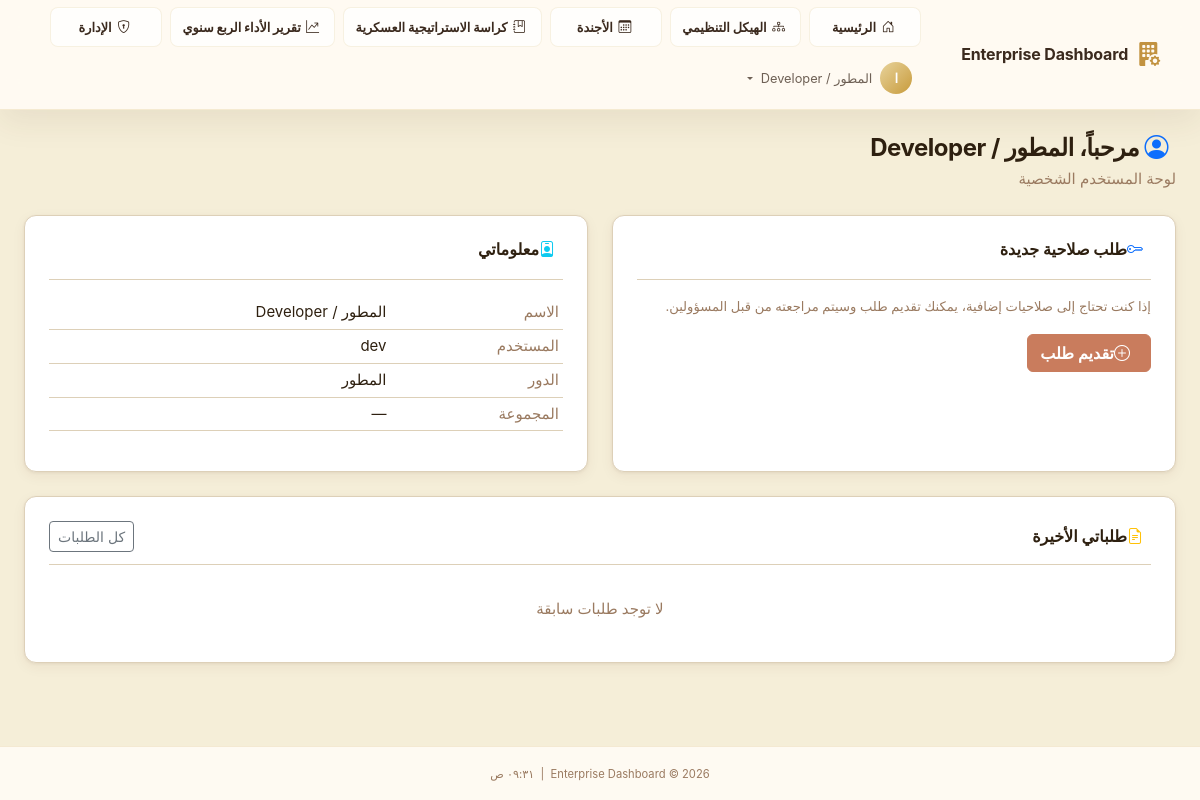
Page /user (signed in) on the committed database.
### app/models/user.py (models this page shows, shortened)
class User(UserMixin, db.Model):
    __tablename__ = 'users'
    id              = db.Column(db.String(36), primary_key=True, default=lambda: str(uuid.uuid4()))
    ldap_dn         = db.Column(db.String(255), unique=True, nullable=True)
    username        = db.Column(db.String(80),  unique=True, nullable=False, index=True)
    email           = db.Column(db.String(120), nullable=False)
    full_name       = db.Column(db.String(120), nullable=False)
    password_hash   = db.Column(db.String(255), nullable=True)  # Only for sim mode
    is_ldap_user    = db.Column(db.Boolean, default=True)
    is_active       = db.Column(db.Boolean, default=True)
    role_id         = db.Column(db.Integer, db.ForeignKey('roles.id'), nullable=True)
    department_id   = db.Column(db.Integer, db.ForeignKey('departments.id'), nullable=True)
    failed_logins     = db.Column(db.Integer, default=0)
    locked_until      = db.Column(db.DateTime, nullable=True)
    created_at  = db.Column(db.DateTime, default=datetime.utcnow)
    updated_at  = db.Column(db.DateTime, default=datetime.utcnow, onupdate=datetime.utcnow)
    last_login  = db.Column(db.DateTime, nullable=True)
    role       = db.relationship('Role', back_populates='users')
    department = db.relationship('Department', back_populates='users')
    audit_logs = db.relationship('AuditLog', back_populates='user', lazy='dynamic',
                                 foreign_keys='AuditLog.user_id')
    @property
    def is_authenticated(self) -> bool:
        return True
    @property
    def permission_level(self) -> int:
        return self.role.permission_level if self.role else 0
    def can_admin(self) -> bool:
        return self.permission_level >= 80  # Deputy and above
    @classmethod
    def get_by_id(cls, user_id: str) -> Optional['User']:
        return cls.query.get(user_id)

### app/models/role.py (models this page shows, shortened)
class Role(db.Model):
    __tablename__ = 'roles'
    id               = db.Column(db.Integer, primary_key=True)
    code             = db.Column(db.String(30), unique=True, nullable=False)
    name             = db.Column(db.String(80), nullable=False)
    name_ar          = db.Column(db.String(80), nullable=False, default='')
    permission_level = db.Column(db.Integer, nullable=False)
    description      = db.Column(db.Text, default='')
    is_system        = db.Column(db.Boolean, default=False)  # Cannot be deleted
    users = db.relationship('User', back_populates='role', lazy='dynamic')

### app/dashboard/routes.py (the view)
@dashboard_bp.route('/user')
@login_required
def user_view():
    my_requests = AccessRequest.query.filter_by(
        requester_id=current_user.id
    ).order_by(AccessRequest.created_at.desc()).limit(5).all()
    return render_template(
        'dashboard/user.html',
        my_requests=my_requests,
        page_title='لوحة المستخدم',
    )

### app/__init__.py (called while the page is built)
def _register_extensions(app: Flask) -> None:
    db.init_app(app)
    login_manager.init_app(app)
    csrf.init_app(app)
    login_manager.login_view          = 'auth.login'
    login_manager.login_message       = 'Please sign in to access this page.'
    login_manager.login_message_category = 'warning'
    login_manager.session_protection  = 'strong'
    @login_manager.user_loader
    def load_user(user_id: str):
        from app.models.user import User
        return User.get_by_id(user_id)

def _register_context_processors(app: Flask) -> None:
    from datetime import datetime
    from app.models.role import PERMISSIONS
    @app.context_processor
    def inject_globals():
        return {
            'PERMISSIONS': PERMISSIONS,
            'now':         datetime.utcnow,
            'app_name':    app.config.get('APP_NAME', 'Enterprise Dashboard'),
        }

### app/templates/dashboard/user.html (shortened to what this page needs)
{% extends "base.html" %}
{% block content %}
<div class="container-fluid px-4 py-4">
    <div class="mb-4">
        <h1 class="page-title mb-1"><i class="bi bi-person-circle text-primary me-2"></i>
            مرحباً، {{ current_user.full_name }}
        </h1>
        <p class="text-muted mb-0">لوحة المستخدم الشخصية</p>
    </div>
    <div class="row g-4">
        <div class="col-md-6">
            <div class="section-card glass-card h-100">
                <div class="section-card-header mb-3">
                    <h2 class="h6 fw-bold"><i class="bi bi-key me-2 text-primary"></i>طلب صلاحية جديدة</h2>
                </div>
                <p class="text-muted small mb-3">إذا كنت تحتاج إلى صلاحيات إضافية، يمكنك تقديم طلب وسيتم مراجعته من قبل
                    المسؤولين.</p>
                <a href="{{ url_for('access.new_request') }}" class="btn btn-primary">
                    <i class="bi bi-plus-circle me-2"></i>تقديم طلب
                </a>
            </div>
        </div>
        <div class="col-md-6">
            <div class="section-card glass-card h-100">
                <div class="section-card-header mb-3">
                    <h2 class="h6 fw-bold"><i class="bi bi-person-badge me-2 text-info"></i>معلوماتي</h2>
                </div>
                <table class="table table-dark table-sm">
                    <tr>
                        <td class="text-muted">الاسم</td>
                        <td>{{ current_user.full_name }}</td>
                    </tr>
                    <tr>
                        <td class="text-muted">المستخدم</td>
                        <td>{{ current_user.username }}</td>
                    </tr>
                    <tr>
                        <td class="text-muted">الدور</td>
                        <td>{{ current_user.role.name_ar if current_user.role else '—' }}</td>
                    </tr>
                    <tr>
                        <td class="text-muted">المجموعة</td>
                        <td>{{ current_user.department.name if current_user.department else '—' }}</td>
                    </tr>
                </table>
            </div>
        </div>
        <div class="col-12">
            <div class="section-card glass-card">
                <div class="section-card-header d-flex align-items-center justify-content-between mb-3">
                    <h2 class="h6 fw-bold mb-0"><i class="bi bi-file-earmark-text me-2 text-warning"></i>طلباتي الأخيرة
                    </h2>
                    <a href="{{ url_for('access.my_requests') }}" class="btn btn-sm btn-outline-secondary">كل
                        الطلبات</a>
                </div>
                {% if my_requests %}
                <div class="table-responsive">
                    <table class="table table-dark table-hover table-sm align-middle">
                        <thead>
                            <tr>
                                <th>الطلب</th>
                                <th>التاريخ</th>
                                <th>الحالة</th>
                            </tr>
                        </thead>
                        <tbody>
                            {% for req in my_requests %}
                            <tr>
                                <td>{{ req.requested_role_code }}</td>
                                <td><small class="text-muted">{{ req.created_at.strftime('%Y-%m-%d') }}</small></td>
                                <td>
                                    {% if req.status == 'pending' %}
                                    <span class="badge bg-warning text-dark">قيد المراجعة</span>
                                    {% elif req.status == 'approved' %}
                                    <span class="badge bg-success">موافق عليه</span>
                                    {% else %}
                                    <span class="badge bg-danger">مرفوض</span>
                                    {% endif %}
                                </td>
                            </tr>
                            {% endfor %}
                        </tbody>
                    </table>
                </div>
                {% else %}
                <p class="text-muted text-center py-3 mb-0">لا توجد طلبات سابقة</p>
                {% endif %}
            </div>
        </div>
    </div>
</div>
{% endblock %}

### app/templates/base.html (shortened to what this page needs)
<!DOCTYPE html>
<html lang="ar" dir="rtl">
<head>
  <link rel="stylesheet" href="{{ url_for('static', filename='css/bootstrap.min.css') }}">
  <link rel="stylesheet" href="{{ url_for('static', filename='css/bootstrap-icons.css') }}">
  <link rel="stylesheet" href="{{ url_for('static', filename='css/custom.css') }}">
</head>
<body class="{% block body_class %}app-body{% endblock %}">
  {% block body %}
  <nav class="navbar navbar-dark navbar-expand-lg app-navbar" id="mainNav">
    <div class="container-fluid px-4">
      <a class="navbar-brand d-flex align-items-center gap-2" href="{{ url_for('dashboard.index') }}">
        <i class="bi bi-building-fill-gear fs-4 text-primary-glow"></i>
        <span class="fw-bold">{{ app_name }}</span>
      </a>
      <div class="collapse navbar-collapse" id="navbarMain">
        <ul class="navbar-nav ms-auto align-items-center gap-2 main-nav-menu">
          <li class="nav-item">
            <a class="nav-link primary-nav-link {% if request.endpoint == 'dashboard.index' %}active{% endif %}"
              href="{{ url_for('dashboard.index') }}">
              <i class="bi bi-house-door me-1"></i>الرئيسية
            </a>
          </li>
          <li class="nav-item">
            <a class="nav-link primary-nav-link {% if request.endpoint == 'dashboard.org_structure' %}active{% endif %}"
              href="{{ url_for('dashboard.org_structure') }}">
              <i class="bi bi-diagram-3 me-1"></i>الهيكل التنظيمي
            </a>
          </li>
          <li class="nav-item">
            <a class="nav-link primary-nav-link {% if request.endpoint == 'dashboard.agenda' %}active{% endif %}"
              href="{{ url_for('dashboard.agenda') }}">
              <i class="bi bi-calendar3 me-1"></i>الأجندة
            </a>
          </li>
          <li class="nav-item">
            <a class="nav-link primary-nav-link {% if request.endpoint == 'dashboard.strategy_booklet' %}active{% endif %}"
              href="{{ url_for('dashboard.strategy_booklet') }}">
              <i class="bi bi-journal-bookmark me-1"></i>كراسة الاستراتيجية العسكرية
            </a>
          </li>
          <li class="nav-item">
            <a class="nav-link primary-nav-link {% if request.endpoint == 'dashboard.quarterly_performance' %}active{% endif %}"
              href="{{ url_for('dashboard.quarterly_performance') }}">
              <i class="bi bi-graph-up-arrow me-1"></i>تقرير الأداء الربع سنوي
            </a>
          </li>
          {% if current_user.is_authenticated %}
          {% if current_user.can_admin() %}
          <li class="nav-item">
            <a class="nav-link primary-nav-link {% if request.endpoint and request.endpoint.startswith('admin') %}active{% endif %}"
              href="{{ url_for('admin.users') }}">
              <i class="bi bi-shield-lock me-1"></i>الإدارة
            </a>
          </li>
          {% endif %}
          <li class="nav-item dropdown">
            <a class="nav-link dropdown-toggle d-flex align-items-center gap-2" href="#" role="button"
              data-bs-toggle="dropdown">
              <span class="avatar-circle">{{ current_user.full_name[0]|upper }}</span>
              <span class="d-none d-md-inline">{{ current_user.full_name }}</span>
            </a>
          </li>
          {% endif %}
        </ul>
      </div>
    </div>
  </nav>
  <main class="main-content">
    {% block content %}{% endblock %}
  </main>
  <footer class="app-footer mt-auto py-3 text-center">
    <small class="text-muted">
      {{ app_name }} &copy; {{ now().year }}
      &nbsp;|&nbsp;
      <span id="currentTime"></span>
    </small>
  </footer>
  {% endblock %}
</body>
</html>

### rows in the picture
User: full_name "ا", full_name "المطور / Developer", username "dev"
Role: role "المطور"

### other values in the picture
{{ app_name }} "Enterprise Dashboard"
{{ current_user.department.name if current_user.department else '—' }} "—"
